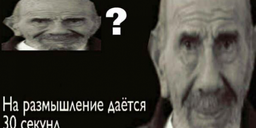
#> input picture fresco.png, 256 x 128 px, shrunk from 1200 x 600 before the run
$ python asciiart.py fresco.png
#> lines starting #> are read from the running program, lines starting #| are printed output that depends on the picture
### ASCIIArtCore/image_printer.py
import sys
from pathlib import Path

import cv2
import numpy
from PIL import Image

import settings


class ImagePrinter:

    def __init__(self, width, height):
        self.img = numpy.full(
            (
                height * settings.image_font_height,
                width * settings.image_font_width,
                3
            ),
            45,
            dtype=numpy.uint8
        )

        self.x = 0
        self.y = 0

    def add_char(self, char: str,
                 color: tuple[int, int, int] = (255, 255, 255)) -> None:
        if char == '\n':
            self.y += 1
            self.x = 0
        else:
            cv2.putText(
                self.img, char,
                (
                    self.x * settings.image_font_width,
                    self.y * settings.image_font_height
                ),
                settings.image_font,
                settings.image_font_size,
                color,
                thickness=settings.image_font_thickness,
                lineType=settings.image_font_line_type
            )

            self.x += 1

    def get_image(self) -> Image.Image:
        if self.x == 0 and self.y == 0:
            raise Exception(
                'Арт для печати на изображение не может быть пустым'
            )

        return Image.fromarray(self.img)

    def save(self, path: Path) -> None:
        """
            Функция сохраняет изображение с ascii артом в файл в формате png
            по заданному пути
            Если файл с таким именем уже существует, будет выведено сообщение
            и приложение завершит работу
        """

        if path.exists():
            print(f'Файл изображения с именем {path.name} уже существует')
            sys.exit(1)

        self.get_image().save(path)

### ASCIIArtCore/text_printer.py
import sys
from pathlib import Path


class TextPrinter:
    def __init__(self):
        self.art = []

    def add_char(self, char: str) -> None:
        self.art.append(char)

    def save(self, path: Path):
        """
            Функция печатает ascii арт в текстовый файл по указанному пути
            Если файл с таким именем уже существует, будет выведено сообщение
            и приложение завершит работу
        """

        if len(self.art) == 0:
            raise Exception('Арт для печати в файл не может быть пустым')

        if path.exists():
            print(f'Текстовый файл с именем {path.name} уже существует')
            sys.exit(1)

        with path.open('w') as file:
            for c in self.art:
                file.write(c)

    def get_text(self):
        return ''.join(self.art)

### ASCIIArtCore/art_processor.py
from typing import Iterable

from PIL.Image import Image

import settings


class ArtProcessor:

    @staticmethod
    def process_image_to_asciiart(img: Image) -> Iterable[tuple[str, tuple]]:
        """
            Функция получает на вход изображение и возвращает готовый ascii арт
            в виде итератора кортежей символа и его цвета
            с разделениями на строки
        """

        count = 0
        for p in img.getdata():
            yield ArtProcessor.process_pixel_to_char(p), p
            count += 1
            if count == img.width:
                yield '\n', (255, 255, 255)
                count = 0

    @staticmethod
    def process_pixel_to_char(pixel: tuple[int, int, int]) -> str:
        """
            Ставится однозначное соответствие пикселю в виде символа ASCII.
        """

        return settings.ASCII_symbols[
            int((pixel[0] + pixel[1] + pixel[2]) / 3) // settings.contrast_step
            ]

### asciiart.py
import argparse
import sys
from pathlib import Path

from PIL import Image

from ASCIIArtCore.art_processor import ArtProcessor
from ASCIIArtCore.image_printer import ImagePrinter
from ASCIIArtCore.text_printer import TextPrinter


def asciiart(path: Path):
    try:
        img = Image.open(path)
#> img is the input picture: PIL image 256x128 RGBA; mean R, G, B, A 69.6, 67.1, 59.8, 255
    except IOError:
        print(f'Не удалось найти изображение по заданному пути {path}')
        sys.exit(1)

    art = ArtProcessor.process_image_to_asciiart(img)

    image_printer = ImagePrinter(img.width, img.height)
    text_printer = TextPrinter()

    for char, color in art:
        image_printer.add_char(char, color)
        text_printer.add_char(char)
#> this loop made 32896 passes

    image_printer.save(Path.cwd() / f'asciiart_{path.stem}.png')
#> in get_image, `return Image.fromarray(self.img)`:
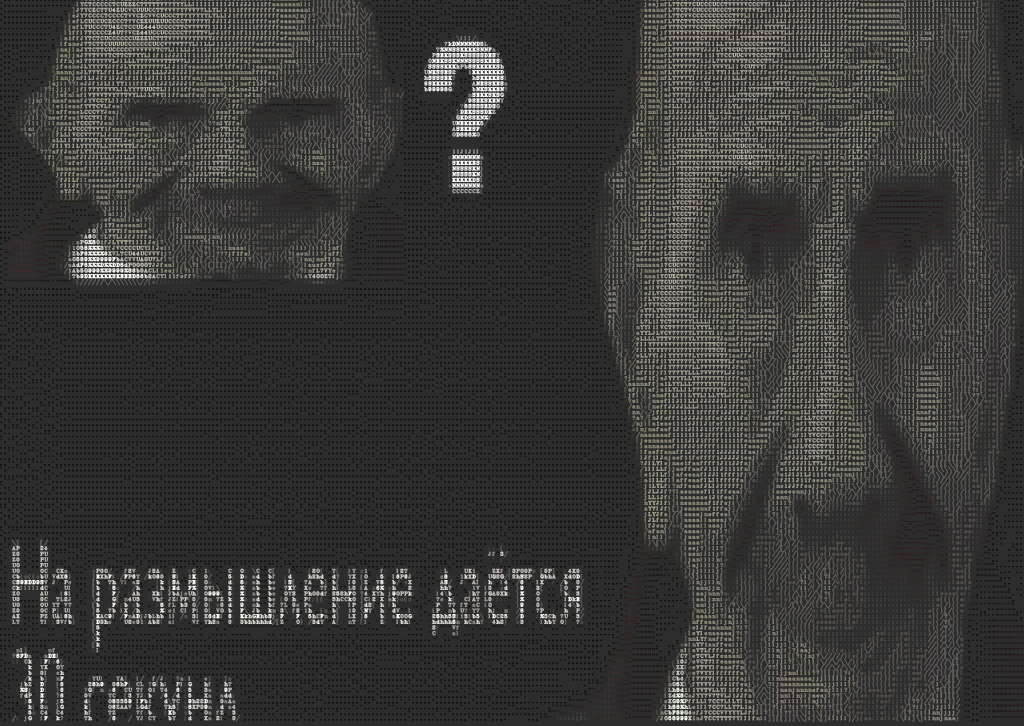
#> returned value: PIL image 3072x2176 RGB (shown at 1/3 size); mean R, G, B 58.2, 57.4, 55.5
    text_printer.save(Path.cwd() / f'asciiart_{path.stem}.txt')


def main():
    parser = argparse.ArgumentParser(
        description='Переводит изображение в ASCII арт'
    )
    parser.add_argument('image', help='Путь к изображению')
    args = parser.parse_args()

    asciiart(Path(args.image))


if __name__ == '__main__':
    main()
